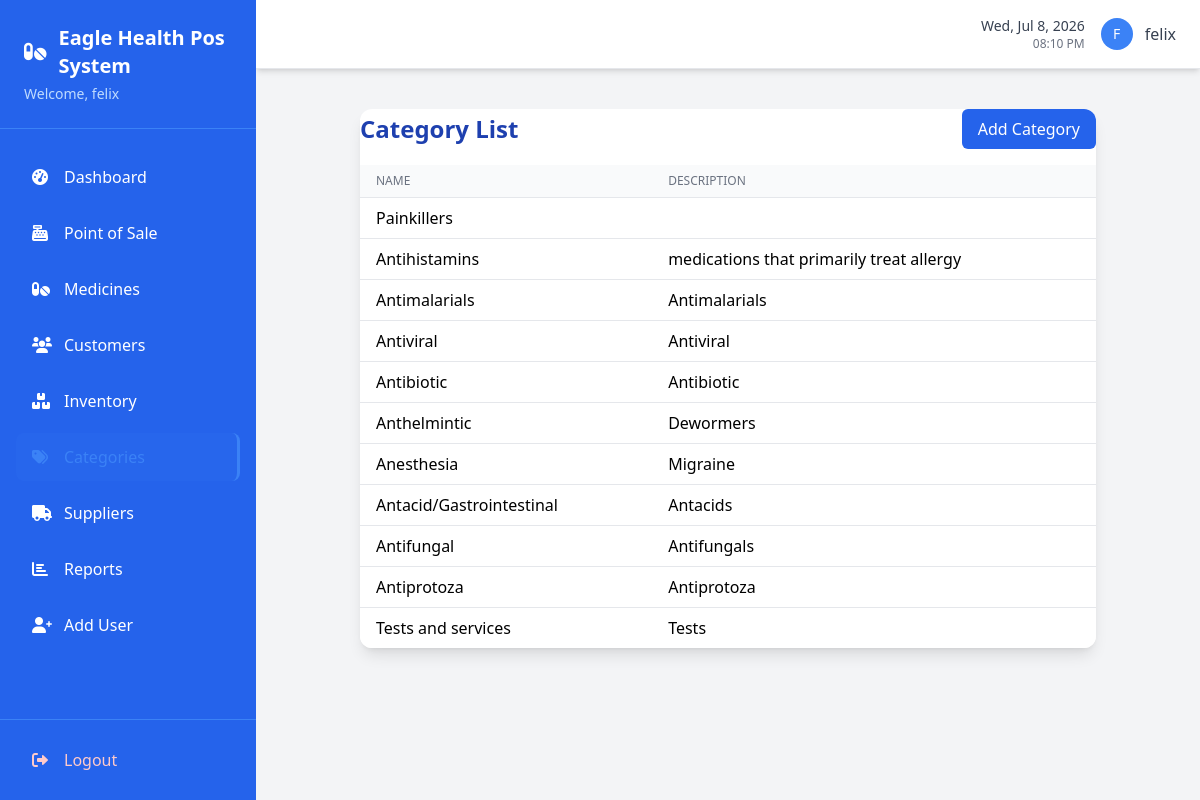
The page /categories/ (signed in) on the database as committed earlier.
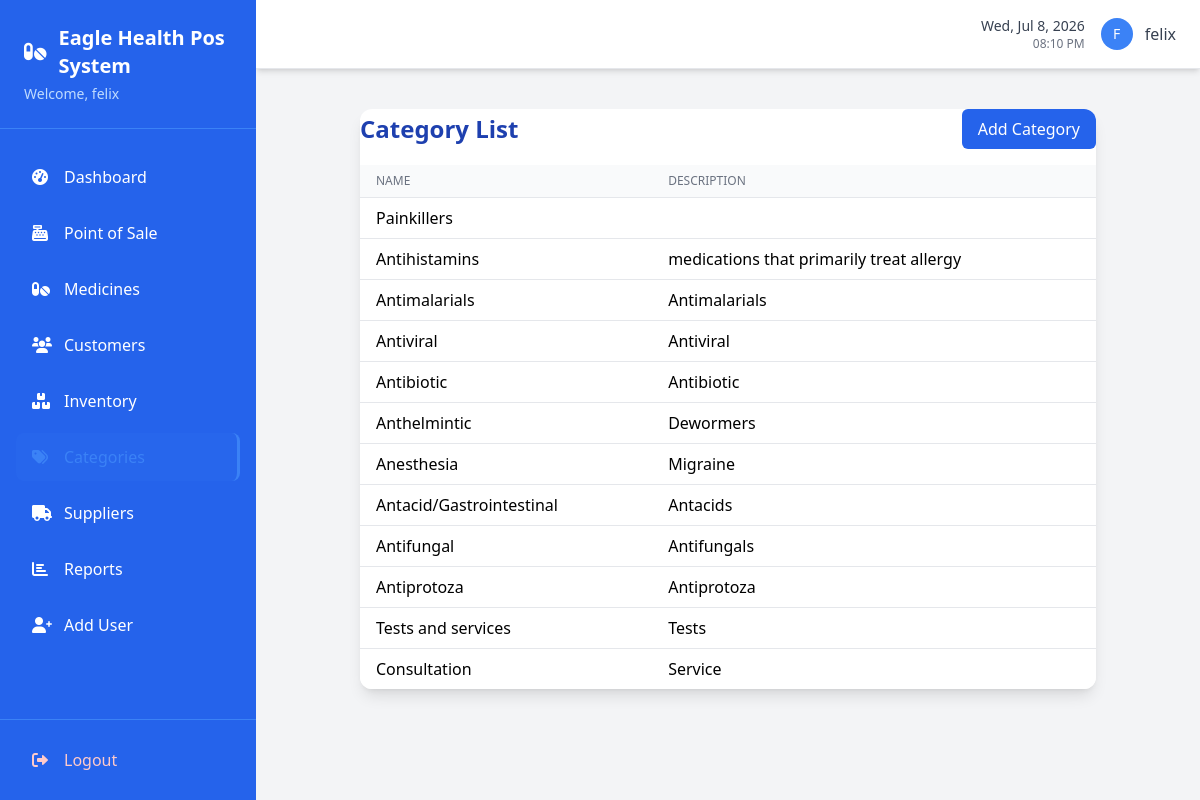
The same page on the database as committed later.
### pos/models.py (models this page shows, shortened)
class Category(models.Model):
    name = models.CharField(max_length=50)
    description = models.TextField(blank=True)
    is_active = models.BooleanField(default=True)
    created_at = models.DateTimeField(auto_now_add=True)
    updated_at = models.DateTimeField(auto_now=True)
    class Meta:
        verbose_name_plural = "Categories"

### pos/views.py (the view)
# urls.py: path('categories/', views.category_list, name='category_list'),
@login_required
def category_list(request):
    categories = Category.objects.filter(is_active=True)
    return render(request, 'pos/category_list.html', {'categories': categories})

### templates/pos/category_list.html (shortened to what this page needs)
{% extends 'base.html' %}
{% block content %}
<div class="max-w-3xl mx-auto p-4">
    <div class="bg-white rounded-xl shadow-lg overflow-hidden">
        <div class="flex justify-between items-center mb-4">
            <h2 class="text-2xl font-semibold text-blue-800">Category List</h2>
            <a href="{% url 'category_add' %}" class="bg-blue-600 text-white px-4 py-2 rounded-md hover:bg-blue-700">Add Category</a>
        </div>
        <table class="min-w-full divide-y divide-gray-200">
            <thead class="bg-gray-50">
                <tr>
                    <th class="px-4 py-2 text-left text-xs font-medium text-gray-500 uppercase">Name</th>
                    <th class="px-4 py-2 text-left text-xs font-medium text-gray-500 uppercase">Description</th>
                </tr>
            </thead>
            <tbody class="bg-white divide-y divide-gray-200">
                {% for category in categories %}
                <tr>
                    <td class="px-4 py-2">{{ category.name }}</td>
                    <td class="px-4 py-2">{{ category.description }}</td>
                </tr>
                {% empty %}
                <tr>
                    <td colspan="2" class="px-4 py-2 text-center text-gray-400">No categories found.</td>
                </tr>
                {% endfor %}
            </tbody>
        </table>
    </div>
</div>
{% endblock %}

Rows that differ between the two databases and show on the page:
added Category: name "Consultation", description "Service"
